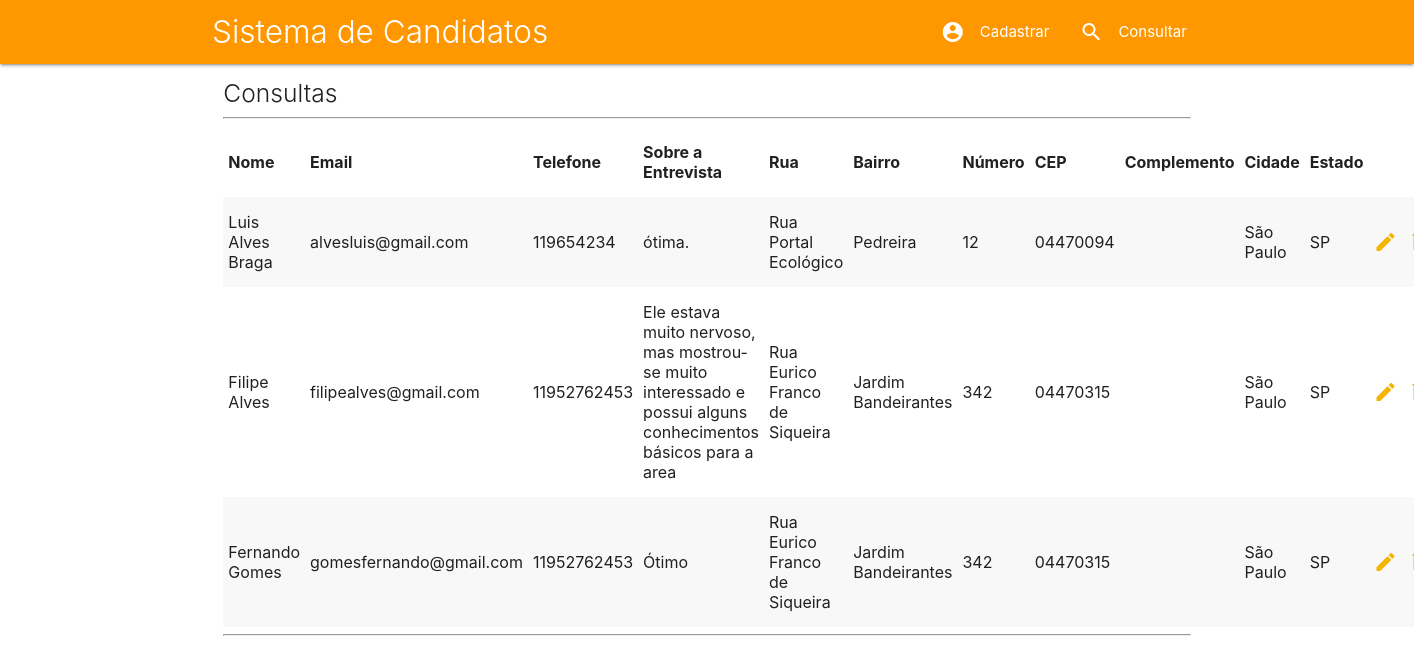
/consultas.php, run on the app's committed database.
### tables this page shows
CREATE TABLE `tb_candidatos` (
  `id` int(11) NOT NULL,
  `nome` varchar(40) NOT NULL,
  `email` varchar(40) NOT NULL,
  `telefone` varchar(30) NOT NULL,
  `resumoEntrevista` varchar(500) NOT NULL,
  `logradouro` varchar(100) NOT NULL,
  `bairro` varchar(30) NOT NULL,
  `numeroRua` varchar(20) NOT NULL,
  `complemento` varchar(50) DEFAULT NULL,
  `cidade` varchar(40) NOT NULL,
  `estado` varchar(30) NOT NULL,
  `cep` varchar(30) NOT NULL
);

### BancoDeDados/read.php (the view)
<?php
include_once 'conexao.php';
$querySelect = $link->query('SELECT * FROM tb_candidatos');
while($registros = $querySelect->fetch_assoc()):
    $id               = $registros['id'];
    $nome             = $registros['nome'];
    $email            =  $registros['email'];
    $telefone         =  $registros['telefone'];
    $resumoEntrevista =  $registros['resumoEntrevista'];
    $logradouro       =  $registros['logradouro'];
    $bairro           =  $registros['bairro'];
    $numeroRua        =  $registros['numeroRua'];
    $complemento      =  $registros['complemento'];
    $cidade           =  $registros['cidade'];
    $estado           =  $registros['estado'];
    $cep              =  $registros['cep'];
    echo "<tr>";
    echo " <td>$nome</td><td>$email</td><td>$telefone</td><td>$resumoEntrevista</td><td>$logradouro</td><td>$bairro</td><td>$numeroRua</td><td>$cep</td><td>$complemento</td><td>$cidade</td><td>$estado</td>
    <td><a href='editar.php?id=$id'><i class='material-icons orangeIcon'>edit</i></a></td>
    <td><a href='BancoDeDados/ConfirmDelete.php?id=$id'><i class='material-icons orangeIcon'>delete</i></a></td>";
    echo "</tr>";
endwhile;

### includes/header.php (shortened to what this page needs)
<html lang="pt-br">
  <head>
     <link rel="stylesheet" href="materialize\css\materialize.min.css">
  </head>
  <body>

### includes/menu.php
<nav class="orange ">
      <div class="nav-wrapper container">
          <div class="brand-logo light">Sistema de Candidatos</div>
          <ul class="right">
              <li><a href ="cadastro.php"><i class="material-icons left">account_circle</i>Cadastrar</a><li>
              <li><a href ="consultas.php"><i class="material-icons left">search</i>Consultar</a><li>
          </ul>
      </div>
  </nav>

### consultas.php (shortened to what this page needs)
<?php include_once 'includes/header.php' ?>
<?php include_once 'includes/menu.php' ?>
<div class="row container">
    <div class="col s12">
        <h5 class="light">Consultas</h5><hr>
    <table class="striped">
        <thead>
            <tr>
                <th>Nome</th>
                <th>Email</th>
                <th>Telefone</th>
                <th>Sobre a Entrevista</th>
                <th>Rua</th>
                <th>Bairro</th>
                <th>Número</th>
                <th>CEP</th>
                <th>Complemento</th>
                <th>Cidade</th>
                <th>Estado</th>
            </tr>
        </thead>
        <tbody>
            <?php
                include_once 'BancoDeDados/read.php';
            ?>
        </tbody>
    </table>
    <hr>
    </div>
</div>
<?php include_once 'includes/footer.php' ?>

### includes/footer.php (shortened to what this page needs)
  </body>
</html>

### data on the page
tb_candidatos: nome "Luis Alves Braga", email "alvesluis@gmail.com", telefone "119654234", resumoEntrevista "ótima.", logradouro "Rua Portal Ecológico", bairro "Pedreira", numeroRua "12", cep "04470094", cidade "São Paulo", estado "SP"
tb_candidatos: nome "Filipe Alves", email "filipealves@gmail.com", telefone "11952762453", resumoEntrevista "Ele estava muito nervoso, mas mostrou-se muito interessado e possui alguns conhecimentos básicos para a area", logradouro "Rua Eurico Franco de Siqueira", bairro "Jardim Bandeirantes", numeroRua "342", cep "04470315", cidade "São Paulo", estado "SP"
tb_candidatos: nome "Fernando Gomes", email "gomesfernando@gmail.com", telefone "11952762453", resumoEntrevista "Ótimo", logradouro "Rua Eurico Franco de Siqueira", bairro "Jardim Bandeirantes", numeroRua "342", cep "04470315", cidade "São Paulo", estado "SP"
